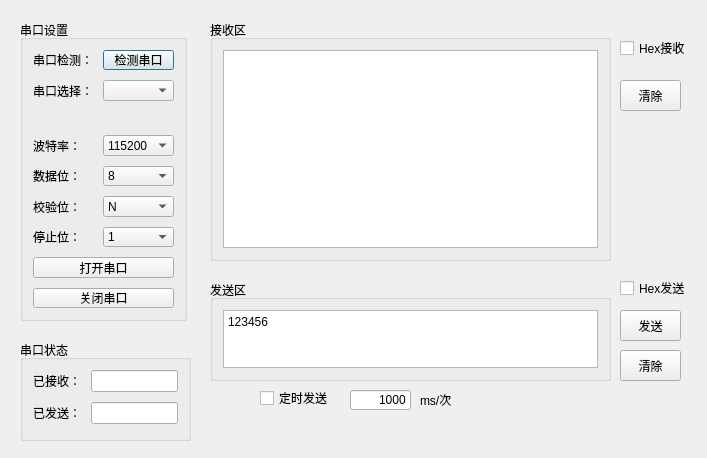
<?xml version="1.0" encoding="UTF-8"?>
<ui version="4.0">
 <class>Form</class>
 <widget class="QWidget" name="Form">
  <property name="geometry">
   <rect>
    <x>0</x>
    <y>0</y>
    <width>707</width>
    <height>458</height>
   </rect>
  </property>
  <property name="windowTitle">
   <string>Form</string>
  </property>
  <widget class="QGroupBox" name="formGroupBox">
   <property name="geometry">
    <rect>
     <x>20</x>
     <y>20</y>
     <width>167</width>
     <height>301</height>
    </rect>
   </property>
   <property name="title">
    <string>串口设置</string>
   </property>
   <layout class="QFormLayout" name="formLayout">
    <property name="horizontalSpacing">
     <number>10</number>
    </property>
    <property name="verticalSpacing">
     <number>10</number>
    </property>
    <property name="leftMargin">
     <number>10</number>
    </property>
    <property name="topMargin">
     <number>10</number>
    </property>
    <property name="rightMargin">
     <number>10</number>
    </property>
    <property name="bottomMargin">
     <number>10</number>
    </property>
    <item row="0" column="0">
     <widget class="QLabel" name="s1__lb_1">
      <property name="text">
       <string>串口检测：</string>
      </property>
     </widget>
    </item>
    <item row="0" column="1">
     <widget class="QPushButton" name="s1__box_1">
      <property name="text">
       <string>检测串口</string>
      </property>
      <property name="autoRepeatInterval">
       <number>100</number>
      </property>
      <property name="default">
       <bool>true</bool>
      </property>
     </widget>
    </item>
    <item row="1" column="0">
     <widget class="QLabel" name="s1__lb_2">
      <property name="text">
       <string>串口选择：</string>
      </property>
     </widget>
    </item>
    <item row="1" column="1">
     <widget class="QComboBox" name="s1__box_2"/>
    </item>
    <item row="3" column="0">
     <widget class="QLabel" name="s1__lb_3">
      <property name="text">
       <string>波特率：</string>
      </property>
     </widget>
    </item>
    <item row="3" column="1">
     <widget class="QComboBox" name="s1__box_3">
      <item>
       <property name="text">
        <string>115200</string>
       </property>
      </item>
      <item>
       <property name="text">
        <string>2400</string>
       </property>
      </item>
      <item>
       <property name="text">
        <string>4800</string>
       </property>
      </item>
      <item>
       <property name="text">
        <string>9600</string>
       </property>
      </item>
      <item>
       <property name="text">
        <string>14400</string>
       </property>
      </item>
      <item>
       <property name="text">
        <string>19200</string>
       </property>
      </item>
      <item>
       <property name="text">
        <string>38400</string>
       </property>
      </item>
      <item>
       <property name="text">
        <string>57600</string>
       </property>
      </item>
      <item>
       <property name="text">
        <string>76800</string>
       </property>
      </item>
      <item>
       <property name="text">
        <string>12800</string>
       </property>
      </item>
      <item>
       <property name="text">
        <string>230400</string>
       </property>
      </item>
      <item>
       <property name="text">
        <string>460800</string>
       </property>
      </item>
     </widget>
    </item>
    <item row="4" column="0">
     <widget class="QLabel" name="s1__lb_4">
      <property name="text">
       <string>数据位：</string>
      </property>
     </widget>
    </item>
    <item row="4" column="1">
     <widget class="QComboBox" name="s1__box_4">
      <item>
       <property name="text">
        <string>8</string>
       </property>
      </item>
      <item>
       <property name="text">
        <string>7</string>
       </property>
      </item>
      <item>
       <property name="text">
        <string>6</string>
       </property>
      </item>
      <item>
       <property name="text">
        <string>5</string>
       </property>
      </item>
     </widget>
    </item>
    <item row="5" column="0">
     <widget class="QLabel" name="s1__lb_5">
      <property name="text">
       <string>校验位：</string>
      </property>
     </widget>
    </item>
    <item row="5" column="1">
     <widget class="QComboBox" name="s1__box_5">
      <item>
       <property name="text">
        <string>N</string>
       </property>
      </item>
     </widget>
    </item>
    <item row="7" column="0" colspan="2">
     <widget class="QPushButton" name="open_button">
      <property name="text">
       <string>打开串口</string>
      </property>
     </widget>
    </item>
    <item row="8" column="0" colspan="2">
     <widget class="QPushButton" name="close_button">
      <property name="text">
       <string>关闭串口</string>
      </property>
     </widget>
    </item>
    <item row="6" column="0">
     <widget class="QLabel" name="s1__lb_6">
      <property name="text">
       <string>停止位：</string>
      </property>
     </widget>
    </item>
    <item row="6" column="1">
     <widget class="QComboBox" name="s1__box_6">
      <item>
       <property name="text">
        <string>1</string>
       </property>
      </item>
     </widget>
    </item>
    <item row="2" column="0" colspan="2">
     <widget class="QLabel" name="state_label">
      <property name="text">
       <string/>
      </property>
      <property name="textFormat">
       <enum>Qt::AutoText</enum>
      </property>
      <property name="scaledContents">
       <bool>true</bool>
      </property>
      <property name="alignment">
       <set>Qt::AlignRight|Qt::AlignTrailing|Qt::AlignVCenter</set>
      </property>
     </widget>
    </item>
   </layout>
  </widget>
  <widget class="QGroupBox" name="verticalGroupBox">
   <property name="geometry">
    <rect>
     <x>210</x>
     <y>20</y>
     <width>401</width>
     <height>241</height>
    </rect>
   </property>
   <property name="title">
    <string>接收区</string>
   </property>
   <layout class="QVBoxLayout" name="verticalLayout">
    <property name="leftMargin">
     <number>10</number>
    </property>
    <property name="topMargin">
     <number>10</number>
    </property>
    <property name="rightMargin">
     <number>10</number>
    </property>
    <property name="bottomMargin">
     <number>10</number>
    </property>
    <item>
     <widget class="QTextBrowser" name="s2__receive_text"/>
    </item>
   </layout>
  </widget>
  <widget class="QGroupBox" name="verticalGroupBox_2">
   <property name="geometry">
    <rect>
     <x>210</x>
     <y>280</y>
     <width>401</width>
     <height>101</height>
    </rect>
   </property>
   <property name="title">
    <string>发送区</string>
   </property>
   <layout class="QVBoxLayout" name="verticalLayout_2">
    <property name="leftMargin">
     <number>10</number>
    </property>
    <property name="topMargin">
     <number>10</number>
    </property>
    <property name="rightMargin">
     <number>10</number>
    </property>
    <property name="bottomMargin">
     <number>10</number>
    </property>
    <item>
     <widget class="QTextEdit" name="s3__send_text">
      <property name="html">
       <string>&lt;!DOCTYPE HTML PUBLIC &quot;-//W3C//DTD HTML 4.0//EN&quot; &quot;http://www.w3.org/TR/REC-html40/strict.dtd&quot;&gt;
&lt;html&gt;&lt;head&gt;&lt;meta name=&quot;qrichtext&quot; content=&quot;1&quot; /&gt;&lt;style type=&quot;text/css&quot;&gt;
p, li { white-space: pre-wrap; }
&lt;/style&gt;&lt;/head&gt;&lt;body style=&quot; font-family:'Sans Serif'; font-size:9pt; font-weight:400; font-style:normal;&quot;&gt;
&lt;p style=&quot; margin-top:0px; margin-bottom:0px; margin-left:0px; margin-right:0px; -qt-block-indent:0; text-indent:0px;&quot;&gt;&lt;span style=&quot; font-family:'SimSun';&quot;&gt;123456&lt;/span&gt;&lt;/p&gt;&lt;/body&gt;&lt;/html&gt;</string>
      </property>
     </widget>
    </item>
   </layout>
  </widget>
  <widget class="QPushButton" name="s3__send_button">
   <property name="geometry">
    <rect>
     <x>620</x>
     <y>310</y>
     <width>61</width>
     <height>31</height>
    </rect>
   </property>
   <property name="text">
    <string>发送</string>
   </property>
  </widget>
  <widget class="QPushButton" name="s3__clear_button">
   <property name="geometry">
    <rect>
     <x>620</x>
     <y>350</y>
     <width>61</width>
     <height>31</height>
    </rect>
   </property>
   <property name="text">
    <string>清除</string>
   </property>
  </widget>
  <widget class="QGroupBox" name="formGroupBox">
   <property name="geometry">
    <rect>
     <x>20</x>
     <y>340</y>
     <width>171</width>
     <height>101</height>
    </rect>
   </property>
   <property name="title">
    <string>串口状态</string>
   </property>
   <layout class="QFormLayout" name="formLayout_2">
    <property name="horizontalSpacing">
     <number>10</number>
    </property>
    <property name="verticalSpacing">
     <number>10</number>
    </property>
    <property name="leftMargin">
     <number>10</number>
    </property>
    <property name="topMargin">
     <number>10</number>
    </property>
    <property name="rightMargin">
     <number>10</number>
    </property>
    <property name="bottomMargin">
     <number>10</number>
    </property>
    <item row="0" column="0">
     <widget class="QLabel" name="label">
      <property name="text">
       <string>已接收：</string>
      </property>
     </widget>
    </item>
    <item row="1" column="0">
     <widget class="QLabel" name="label_2">
      <property name="text">
       <string>已发送：</string>
      </property>
     </widget>
    </item>
    <item row="0" column="1">
     <widget class="QLineEdit" name="lineEdit"/>
    </item>
    <item row="1" column="1">
     <widget class="QLineEdit" name="lineEdit_2"/>
    </item>
   </layout>
  </widget>
  <widget class="QCheckBox" name="hex_send">
   <property name="geometry">
    <rect>
     <x>620</x>
     <y>280</y>
     <width>71</width>
     <height>16</height>
    </rect>
   </property>
   <property name="text">
    <string>Hex发送</string>
   </property>
  </widget>
  <widget class="QCheckBox" name="hex_receive">
   <property name="geometry">
    <rect>
     <x>620</x>
     <y>40</y>
     <width>71</width>
     <height>16</height>
    </rect>
   </property>
   <property name="text">
    <string>Hex接收</string>
   </property>
  </widget>
  <widget class="QPushButton" name="s2__clear_button">
   <property name="geometry">
    <rect>
     <x>620</x>
     <y>80</y>
     <width>61</width>
     <height>31</height>
    </rect>
   </property>
   <property name="text">
    <string>清除</string>
   </property>
  </widget>
  <widget class="QCheckBox" name="timer_send_cb">
   <property name="geometry">
    <rect>
     <x>260</x>
     <y>390</y>
     <width>71</width>
     <height>16</height>
    </rect>
   </property>
   <property name="text">
    <string>定时发送</string>
   </property>
  </widget>
  <widget class="QLineEdit" name="lineEdit_3">
   <property name="geometry">
    <rect>
     <x>350</x>
     <y>390</y>
     <width>61</width>
     <height>20</height>
    </rect>
   </property>
   <property name="text">
    <string>1000</string>
   </property>
   <property name="alignment">
    <set>Qt::AlignRight|Qt::AlignTrailing|Qt::AlignVCenter</set>
   </property>
  </widget>
  <widget class="QLabel" name="dw">
   <property name="geometry">
    <rect>
     <x>420</x>
     <y>390</y>
     <width>54</width>
     <height>20</height>
    </rect>
   </property>
   <property name="text">
    <string>ms/次</string>
   </property>
  </widget>
  <zorder>verticalGroupBox</zorder>
  <zorder>verticalGroupBox_2</zorder>
  <zorder>formGroupBox</zorder>
  <zorder>s3__send_button</zorder>
  <zorder>s3__clear_button</zorder>
  <zorder>formGroupBox</zorder>
  <zorder>hex_send</zorder>
  <zorder>hex_receive</zorder>
  <zorder>s2__clear_button</zorder>
  <zorder>timer_send_cb</zorder>
  <zorder>lineEdit_3</zorder>
  <zorder>dw</zorder>
 </widget>
 <resources/>
 <connections/>
</ui>
